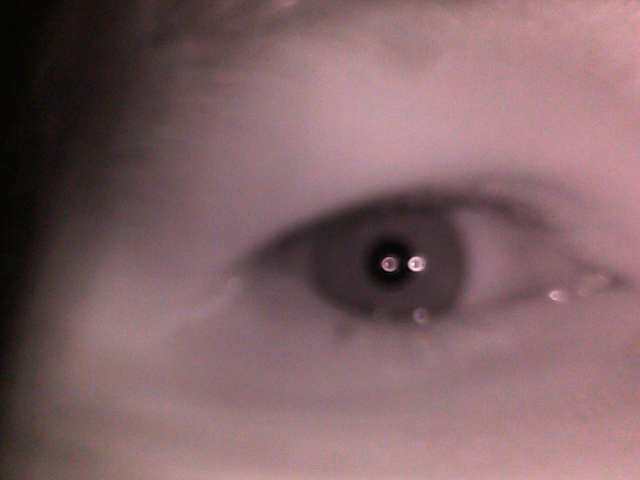
#> input picture pictures/eyeIR.png, 640 x 480 px
$ python detect.py   (older library calls are emulated)
#> lines starting #> are read from the running program, lines starting #| are printed output that depends on the picture
# -*- coding: utf-8 -*-

#    This file is part of eyetracker-ng.
#
#    eyetracker-ng is free software: you can redistribute it and/or modify
#    it under the terms of the GNU General Public License as published by
#    the Free Software Foundation, either version 3 of the License, or
#    (at your option) any later version.
#
#    eyetracker-ng is distributed in the hope that it will be useful,
#    but WITHOUT ANY WARRANTY; without even the implied warranty of
#    MERCHANTABILITY or FITNESS FOR A PARTICULAR PURPOSE. See the
#    GNU General Public License for more details.
#
#    You should have received a copy of the GNU General Public License
#    along with eyetracker-ng. If not, see <http://www.gnu.org/licenses/>.

# authors: Sasza Kijek, Karol Augustin, Tomasz Spustek
# e-mail: saszasasha@gmail.com
# University of Warsaw 2013

import cv2
import numpy as np

def eye(image):
    #should return a mask
    pass

def blink():
    #should return bin
    pass

# [60 lines left out: function findBestGlints, not called in this run]

def glint(image, maxCorners=2, quality=0.0001, minDist=20, mask=None,
          blockSize=3):
    ''' Function detects glint on the retina.

    Based on the funccv2.goodFeaturesToTrack.
    For more info on parameters check the docs for opencv and
    goofFeaturesToTrack.

    Parameters
    -----------
    image : np.array
        image of the eye where the glints are supposed to be detected
    maxCorners : int
        how many glints should it detect, default is 2
    quality :
        minimal accepted quality of image corners
    minDist :
        minimum distance between the detected glints, default is 20
    mask :
        area of the image that should be used for glint detection
        default is None so it looks through the whole picture
    blockSize :
        size of an average block for computing a derivative
    covariation :
        matrix over each pixel neighborhood

    Returns
    --------
    where : array
        ccoordinates(a list [x, y]) for found glints
    '''
    where = cv2.goodFeaturesToTrack(image, maxCorners=maxCorners,
                                    qualityLevel=quality, minDistance=minDist,
                                    mask=mask, blockSize=blockSize)
    if where != None:
        where = np.array([where[i][0] for i in xrange(where.shape[0])])
    return where

# [37 lines left out: function pupil, not called in this run]

if __name__ == '__main__':
    from processing import threshold, gray2bgr, bgr2gray, mark

    im_gray = cv2.imread('../../pictures/eyeIR.png', 0)
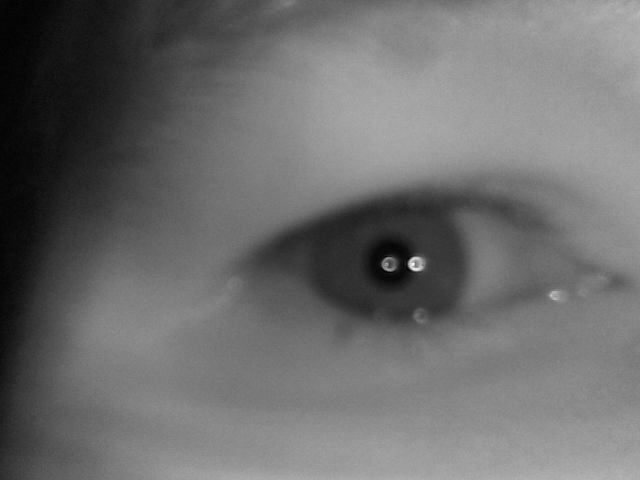
#> im_gray: shape (480, 640); min 1, max 249, mean 108.1

    where_glint = glint(im_gray)
#> in glint, `where = cv2.goodFeaturesToTrack(image, maxCorners=maxCorners, qualityL..`: where = [[414, 266], [387, 263]]
#> (the run stopped early here; a loop or call above may not have finished)
